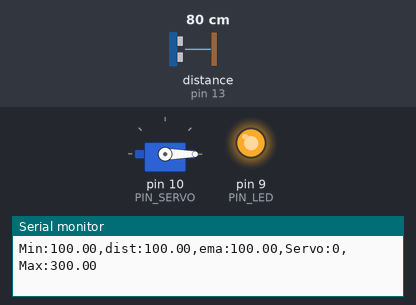
Recording of a sketch running on a simulated Arduino Uno, built with avr-gcc and run on an emulated ATmega328P. On the bench: servo, output pins drawn as LEDs (lit = HIGH), the last lines printed to the serial monitor. Wiring (inferred from the names in the program): ultrasonic range finder: trigger pin 12; echo pin 13. The inputs (shaded band) are chosen by the test bench; at power-on: distance to the obstacle (sensor on pin 13) 80 cm. The echo pulse lasts 58.3 µs per cm; pins used as bus, display or sensor lines are not drawn.

Above: at 1.2 s.
1.3 s: distance to the obstacle (sensor on pin 13) set to 33 cm
2.8 s: distance to the obstacle (sensor on pin 13) set to 27 cm
At 3.6 s:
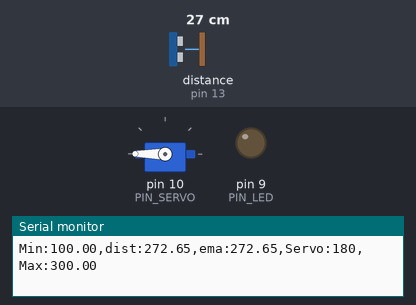
4.3 s: distance to the obstacle (sensor on pin 13) set to 20 cm
At 4.8 s:
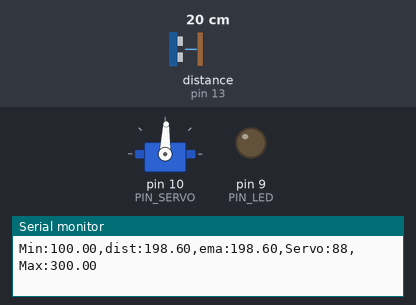
5.8 s: distance to the obstacle (sensor on pin 13) set to 18 cm
At 8.45 s:
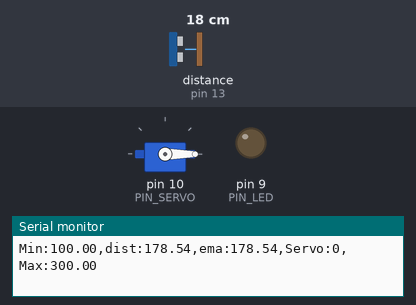
8.8 s: distance to the obstacle (sensor on pin 13) set to 2 cm
At 9.3 s:
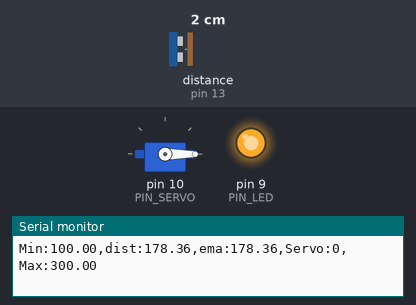
Timing chart, 0 to 11.3 s (numbered marks = the images above; inputs shaded):
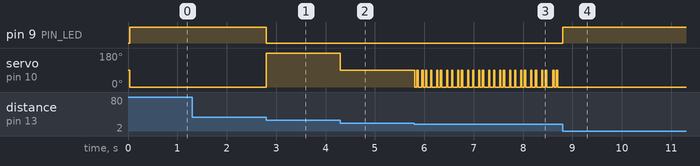

Measured:
- the behaviour switches between 31 and 30 cm on distance to the obstacle (sensor on pin 13) (found by bisection; images 0 and 1)
- the behaviour switches between 23 and 22 cm on distance to the obstacle (sensor on pin 13) (found by bisection; images 1 and 2)
- after the input at 2.8 s, pin 9 (PIN_LED): HIGH → LOW at once; servo on pin 10 (PIN_SERVO): 0° → 180° at once
- after the input at 4.3 s, servo on pin 10 (PIN_SERVO): 180° → 88° at once
- after the input at 5.8 s, servo on pin 10 (PIN_SERVO): 88° → 0° at once, then moves between 0° and 88°, repeating every 0.21 s
- after the input at 8.8 s, pin 9 (PIN_LED): LOW → HIGH at once; servo on pin 10 (PIN_SERVO): stops changing and stays 0°

The sketch:

11_example_1.ino
```cpp
#include <Servo.h>

// Arduino pin assignment
#define PIN_LED   9   // LED active-low
#define PIN_TRIG  12  // sonar sensor TRIGGER
#define PIN_ECHO  13  // sonar sensor ECHO
#define PIN_SERVO 10  // servi motor

// configurable parameters for sonar
#define SND_VEL 346.0     // sound velocity at 24 celsius degree (unit: m/sec)
#define INTERVAL 25      // sampling interval (unit: msec)
#define PULSE_DURATION 10 // ultra-sound Pulse Duration (unit: usec)
#define _DIST_MIN 100.0   // minimum distance to be measured (unit: mm)
#define _DIST_MAX 300.0   // maximum distance to be measured (unit: mm)

#define TIMEOUT ((INTERVAL / 2) * 1000.0) // maximum echo waiting time (unit: usec)
#define SCALE (0.001 * 0.5 * SND_VEL) // coefficent to convert duration to distance

#define _EMA_ALPHA 0.5    // EMA weight of new sample (range: 0 to 1)
                          // Setting EMA to 1 effectively disables EMA filter.

// Target Distance
#define _TARGET_LOW  180.0
#define _TARGET_HIGH 220.0

// duty duration for myservo.writeMicroseconds()
// NEEDS TUNING (servo by servo)

#define _DUTY_MIN 400 // servo full clockwise position (0 degree)
#define _DUTY_NEU 1450 // servo neutral position (90 degree)
#define _DUTY_MAX 2500 // servo full counterclockwise position (180 degree)

// global variables
float  dist_ema, dist_prev = _DIST_MAX; // unit: mm
unsigned long last_sampling_time; // unit: ms

Servo myservo;

void setup() {
  // initialize GPIO pins
  pinMode(PIN_LED, OUTPUT);
  pinMode(PIN_TRIG, OUTPUT);  // sonar TRIGGER
  pinMode(PIN_ECHO, INPUT);   // sonar ECHO
  digitalWrite(PIN_TRIG, LOW);  // turn-off Sonar

  myservo.attach(PIN_SERVO);
  myservo.writeMicroseconds(_DUTY_NEU);

  // initialize USS related variables
  dist_prev = _DIST_MIN; // raw distance output from USS (unit: mm)

  // initialize serial port
  Serial.begin(57600);
}

void loop() {
  float  dist_raw;

  // wait until next sampling time.
  if (millis() < (last_sampling_time + INTERVAL))
    return;

  dist_raw = USS_measure(PIN_TRIG, PIN_ECHO); // read distance

  if (dist_raw < _DIST_MIN) {
    dist_raw = dist_prev;           // cut lower than minimum
    digitalWrite(PIN_LED, 1);       // LED OFF
  } else if (dist_raw > _DIST_MAX) {
    dist_raw = dist_prev;           // Cut higher than maximum
    digitalWrite(PIN_LED, 1);       // LED OFF
  } else {    // In desired Range
    digitalWrite(PIN_LED, 0);       // LED ON
    dist_prev = dist_raw;
  }

  // Apply ema filter here
  dist_ema = dist_raw;

  // adjust servo position according to the USS read value

  // add your code here!
  if (dist_ema < _TARGET_LOW) {
    myservo.writeMicroseconds(_DUTY_MIN);
  }
  else if ((_TARGET_LOW < dist_ema) && (dist_ema < 220.0)) {
    myservo.writeMicroseconds(_DUTY_NEU);
  }
  else if (_TARGET_HIGH < dist_ema) {
    myservo.writeMicroseconds(_DUTY_MAX);
  }
  // Use _TARGET_LOW, _TARGTE_HIGH
  dist_ema = _EMA_ALPHA*dist_raw + (1-_EMA_ALPHA)*dist_ema;

  // output the distance to the serial port
  Serial.print("Min:");    Serial.print(_DIST_MIN);
  Serial.print(",dist:");  Serial.print(dist_raw);
  Serial.print(",ema:");  Serial.print(dist_ema);
  Serial.print(",Servo:"); Serial.print(myservo.read());
  Serial.print(",Max:");   Serial.print(_DIST_MAX);
  Serial.println("");

  // update last sampling time
  last_sampling_time += INTERVAL;
}

// get a distance reading from USS. return value is in millimeter.
float USS_measure(int TRIG, int ECHO)
{
  digitalWrite(TRIG, HIGH);
  delayMicroseconds(PULSE_DURATION);
  digitalWrite(TRIG, LOW);

  return pulseIn(ECHO, HIGH, TIMEOUT) * SCALE; // unit: mm

  // Pulse duration to distance conversion example (target distance = 17.3m)
  // - round trip distance: 34.6m
  // - expected pulse duration: 0.1 sec, or 100,000us
  // - pulseIn(ECHO, HIGH, timeout) * 0.001 * 0.5 * SND_VEL
  //        = 100,000 micro*sec * 0.001 milli/micro * 0.5 * 346 meter/sec
  //        = 100,000 * 0.001 * 0.5 * 346 * micro * sec * milli * meter
  //                                        ----------------------------
  //                                         micro * sec
  //        = 100 * 173 milli*meter = 17,300 mm = 17.3m
  // pulseIn() returns microseconds.
}
```
